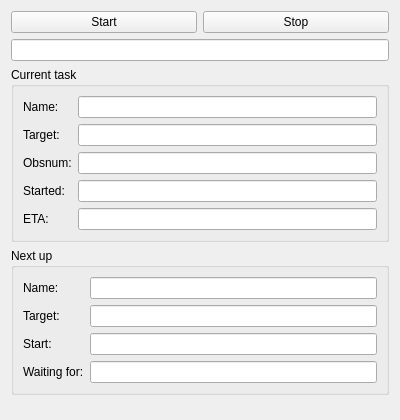
<?xml version="1.0" encoding="UTF-8"?>
<ui version="4.0">
 <class>RoboticWidget</class>
 <widget class="QWidget" name="RoboticWidget">
  <property name="geometry">
   <rect>
    <x>0</x>
    <y>0</y>
    <width>400</width>
    <height>420</height>
   </rect>
  </property>
  <property name="windowTitle">
   <string>Form</string>
  </property>
  <layout class="QVBoxLayout" name="verticalLayout">
   <item>
    <layout class="QHBoxLayout" name="horizontalLayout">
     <item>
      <widget class="QPushButton" name="buttonStart">
       <property name="text">
        <string>Start</string>
       </property>
      </widget>
     </item>
     <item>
      <widget class="QPushButton" name="buttonStop">
       <property name="text">
        <string>Stop</string>
       </property>
      </widget>
     </item>
    </layout>
   </item>
   <item>
    <widget class="QLineEdit" name="labelStatus">
     <property name="alignment">
      <set>Qt::AlignmentFlag::AlignCenter</set>
     </property>
     <property name="readOnly">
      <bool>true</bool>
     </property>
    </widget>
   </item>
   <item>
    <widget class="QGroupBox" name="groupCurrent">
     <property name="title">
      <string>Current task</string>
     </property>
     <layout class="QFormLayout" name="formCurrent">
      <item row="0" column="0">
       <widget class="QLabel" name="label_1">
        <property name="text">
         <string>Name:</string>
        </property>
       </widget>
      </item>
      <item row="0" column="1">
       <widget class="QLineEdit" name="textCurrentName">
        <property name="readOnly">
         <bool>true</bool>
        </property>
       </widget>
      </item>
      <item row="1" column="0">
       <widget class="QLabel" name="label_2">
        <property name="text">
         <string>Target:</string>
        </property>
       </widget>
      </item>
      <item row="1" column="1">
       <widget class="QLineEdit" name="textCurrentTarget">
        <property name="readOnly">
         <bool>true</bool>
        </property>
       </widget>
      </item>
      <item row="2" column="0">
       <widget class="QLabel" name="label_3">
        <property name="text">
         <string>Obsnum:</string>
        </property>
       </widget>
      </item>
      <item row="2" column="1">
       <widget class="QLineEdit" name="textCurrentObsnum">
        <property name="readOnly">
         <bool>true</bool>
        </property>
       </widget>
      </item>
      <item row="3" column="0">
       <widget class="QLabel" name="label_4">
        <property name="text">
         <string>Started:</string>
        </property>
       </widget>
      </item>
      <item row="3" column="1">
       <widget class="QLineEdit" name="textCurrentStart">
        <property name="readOnly">
         <bool>true</bool>
        </property>
       </widget>
      </item>
      <item row="4" column="0">
       <widget class="QLabel" name="label_5">
        <property name="text">
         <string>ETA:</string>
        </property>
       </widget>
      </item>
      <item row="4" column="1">
       <widget class="QLineEdit" name="textCurrentEta">
        <property name="readOnly">
         <bool>true</bool>
        </property>
       </widget>
      </item>
     </layout>
    </widget>
   </item>
   <item>
    <widget class="QGroupBox" name="groupNext">
     <property name="title">
      <string>Next up</string>
     </property>
     <layout class="QFormLayout" name="formNext">
      <item row="0" column="0">
       <widget class="QLabel" name="label_6">
        <property name="text">
         <string>Name:</string>
        </property>
       </widget>
      </item>
      <item row="0" column="1">
       <widget class="QLineEdit" name="textNextName">
        <property name="readOnly">
         <bool>true</bool>
        </property>
       </widget>
      </item>
      <item row="1" column="0">
       <widget class="QLabel" name="label_7">
        <property name="text">
         <string>Target:</string>
        </property>
       </widget>
      </item>
      <item row="1" column="1">
       <widget class="QLineEdit" name="textNextTarget">
        <property name="readOnly">
         <bool>true</bool>
        </property>
       </widget>
      </item>
      <item row="2" column="0">
       <widget class="QLabel" name="label_8">
        <property name="text">
         <string>Start:</string>
        </property>
       </widget>
      </item>
      <item row="2" column="1">
       <widget class="QLineEdit" name="textNextStart">
        <property name="readOnly">
         <bool>true</bool>
        </property>
       </widget>
      </item>
      <item row="3" column="0">
       <widget class="QLabel" name="label_9">
        <property name="text">
         <string>Waiting for:</string>
        </property>
       </widget>
      </item>
      <item row="3" column="1">
       <widget class="QLineEdit" name="textCantRunReason">
        <property name="readOnly">
         <bool>true</bool>
        </property>
       </widget>
      </item>
     </layout>
    </widget>
   </item>
   <item>
    <spacer name="verticalSpacer">
     <property name="orientation">
      <enum>Qt::Orientation::Vertical</enum>
     </property>
     <property name="sizeHint" stdset="0">
      <size>
       <width>20</width>
       <height>40</height>
      </size>
     </property>
    </spacer>
   </item>
  </layout>
 </widget>
 <tabstops>
  <tabstop>buttonStart</tabstop>
  <tabstop>buttonStop</tabstop>
 </tabstops>
 <resources/>
 <connections/>
</ui>
